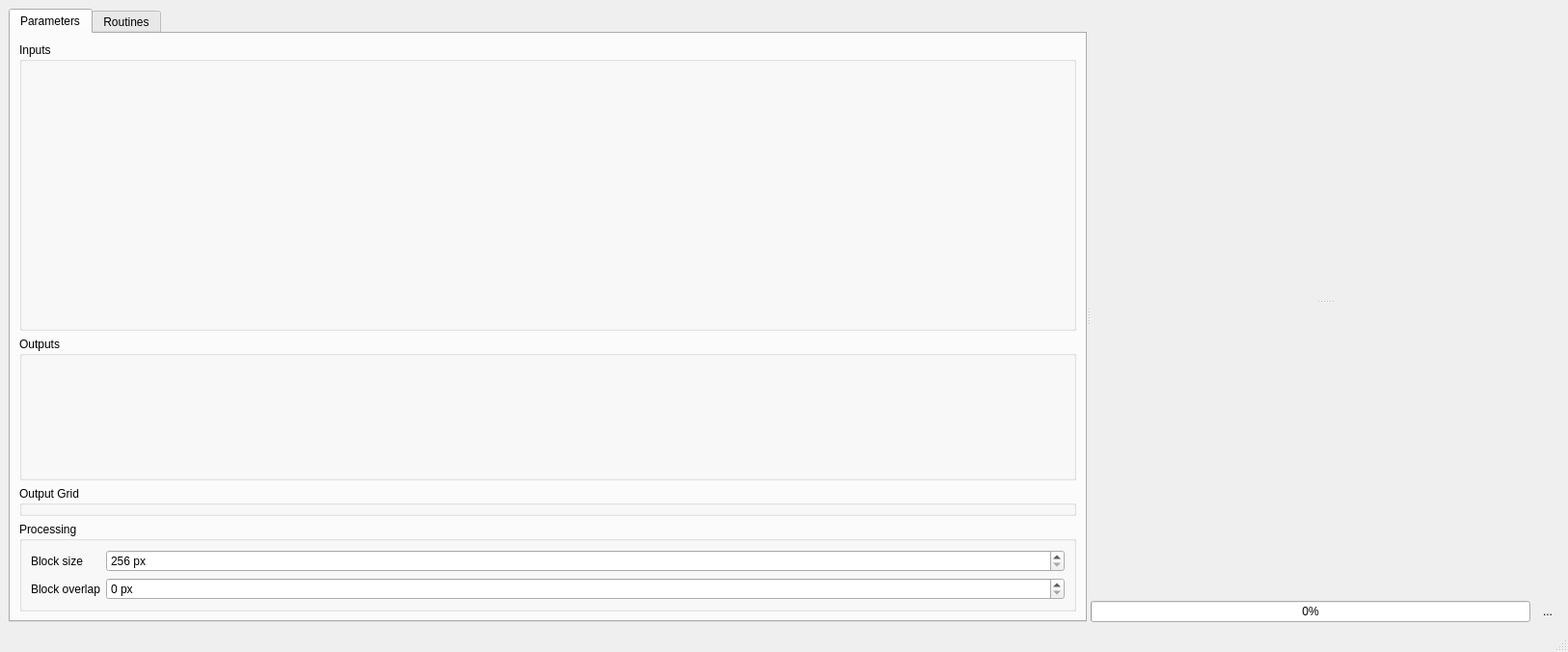
<?xml version='1.0' encoding='UTF-8'?>
<ui version="4.0">
 <class>MainWindow</class>
 <widget class="QMainWindow" name="MainWindow">
  <property name="geometry">
   <rect>
    <x>0</x>
    <y>0</y>
    <width>1626</width>
    <height>676</height>
   </rect>
  </property>
  <property name="windowTitle">
   <string>imageMath Calculator</string>
  </property>
  <property name="windowIcon">
   <iconset resource="../../ressources.qrc">
    <normaloff>:/imageMath/imagemathapp/icons/numpy.png</normaloff>:/imageMath/imagemathapp/icons/numpy.png</iconset>
  </property>
  <widget class="QWidget" name="centralwidget">
   <layout class="QVBoxLayout" name="verticalLayout_3">
    <item>
     <widget class="QSplitter" name="splitter_2">
      <property name="orientation">
       <enum>Qt::Horizontal</enum>
      </property>
      <widget class="QTabWidget" name="mTab">
       <property name="minimumSize">
        <size>
         <width>300</width>
         <height>0</height>
        </size>
       </property>
       <property name="currentIndex">
        <number>0</number>
       </property>
       <widget class="QWidget" name="tabLayers">
        <attribute name="title">
         <string>Parameters</string>
        </attribute>
        <layout class="QVBoxLayout" name="verticalLayout">
         <item>
          <widget class="QgsCollapsibleGroupBox" name="w1">
           <property name="sizePolicy">
            <sizepolicy vsizetype="Preferred" hsizetype="Preferred">
             <horstretch>0</horstretch>
             <verstretch>2</verstretch>
            </sizepolicy>
           </property>
           <property name="minimumSize">
            <size>
             <width>0</width>
             <height>0</height>
            </size>
           </property>
           <property name="title">
            <string>Inputs</string>
           </property>
           <layout class="QVBoxLayout" name="verticalLayout_4">
            <property name="spacing">
             <number>1</number>
            </property>
            <property name="leftMargin">
             <number>0</number>
            </property>
            <property name="topMargin">
             <number>11</number>
            </property>
            <property name="rightMargin">
             <number>0</number>
            </property>
            <property name="bottomMargin">
             <number>0</number>
            </property>
            <item>
             <widget class="InputList" native="true" name="uiInputs_">
              <property name="sizePolicy">
               <sizepolicy vsizetype="Preferred" hsizetype="Preferred">
                <horstretch>0</horstretch>
                <verstretch>2</verstretch>
               </sizepolicy>
              </property>
             </widget>
            </item>
           </layout>
          </widget>
         </item>
         <item>
          <widget class="QgsCollapsibleGroupBox" name="w2">
           <property name="sizePolicy">
            <sizepolicy vsizetype="Preferred" hsizetype="Preferred">
             <horstretch>0</horstretch>
             <verstretch>1</verstretch>
            </sizepolicy>
           </property>
           <property name="minimumSize">
            <size>
             <width>0</width>
             <height>0</height>
            </size>
           </property>
           <property name="title">
            <string>Outputs</string>
           </property>
           <layout class="QVBoxLayout" name="verticalLayout_5">
            <property name="spacing">
             <number>1</number>
            </property>
            <property name="leftMargin">
             <number>0</number>
            </property>
            <property name="topMargin">
             <number>11</number>
            </property>
            <property name="rightMargin">
             <number>0</number>
            </property>
            <property name="bottomMargin">
             <number>0</number>
            </property>
            <item>
             <widget class="OutputList" native="true" name="uiOutputs_">
              <property name="sizePolicy">
               <sizepolicy vsizetype="Preferred" hsizetype="Preferred">
                <horstretch>0</horstretch>
                <verstretch>1</verstretch>
               </sizepolicy>
              </property>
             </widget>
            </item>
           </layout>
          </widget>
         </item>
         <item>
          <widget class="QgsCollapsibleGroupBox" name="mGroupBox">
           <property name="sizePolicy">
            <sizepolicy vsizetype="Minimum" hsizetype="Preferred">
             <horstretch>0</horstretch>
             <verstretch>0</verstretch>
            </sizepolicy>
           </property>
           <property name="minimumSize">
            <size>
             <width>0</width>
             <height>0</height>
            </size>
           </property>
           <property name="title">
            <string>Output Grid</string>
           </property>
           <layout class="QVBoxLayout" name="verticalLayout_6">
            <property name="spacing">
             <number>1</number>
            </property>
            <property name="leftMargin">
             <number>0</number>
            </property>
            <property name="topMargin">
             <number>0</number>
            </property>
            <property name="rightMargin">
             <number>0</number>
            </property>
            <property name="bottomMargin">
             <number>0</number>
            </property>
            <item>
             <widget class="Grid" native="true" name="uiGrid_">
              <property name="sizePolicy">
               <sizepolicy vsizetype="Preferred" hsizetype="MinimumExpanding">
                <horstretch>0</horstretch>
                <verstretch>0</verstretch>
               </sizepolicy>
              </property>
             </widget>
            </item>
           </layout>
          </widget>
         </item>
         <item>
          <widget class="QgsCollapsibleGroupBox" name="mGroupBox_2">
           <property name="title">
            <string>Processing</string>
           </property>
           <layout class="QFormLayout" name="formLayout">
            <item column="1" row="1">
             <widget class="QSpinBox" name="uiBlockOverlap">
              <property name="suffix">
               <string> px</string>
              </property>
              <property name="maximum">
               <number>100</number>
              </property>
             </widget>
            </item>
            <item column="0" row="1">
             <widget class="QLabel" name="label">
              <property name="text">
               <string>Block overlap</string>
              </property>
             </widget>
            </item>
            <item column="0" row="0">
             <widget class="QLabel" name="label_2">
              <property name="text">
               <string>Block size</string>
              </property>
             </widget>
            </item>
            <item column="1" row="0">
             <widget class="QSpinBox" name="uiBlockSize">
              <property name="suffix">
               <string> px</string>
              </property>
              <property name="minimum">
               <number>256</number>
              </property>
              <property name="maximum">
               <number>999999999</number>
              </property>
              <property name="singleStep">
               <number>128</number>
              </property>
             </widget>
            </item>
           </layout>
          </widget>
         </item>
         <item>
          <spacer name="verticalSpacer">
           <property name="orientation">
            <enum>Qt::Vertical</enum>
           </property>
           <property name="sizeHint" stdset="0">
            <size>
             <width>0</width>
             <height>0</height>
            </size>
           </property>
          </spacer>
         </item>
        </layout>
       </widget>
       <widget class="QWidget" name="tabRoutines">
        <attribute name="title">
         <string>Routines</string>
        </attribute>
        <layout class="QVBoxLayout" name="verticalLayout_7">
         <item>
          <widget class="Routines" name="uiRoutines_">
           <attribute name="headerVisible">
            <bool>false</bool>
           </attribute>
           <column>
            <property name="text">
             <string notr="true">1</string>
            </property>
           </column>
          </widget>
         </item>
        </layout>
       </widget>
      </widget>
      <widget class="QWidget" native="true" name="widget">
       <property name="minimumSize">
        <size>
         <width>300</width>
         <height>0</height>
        </size>
       </property>
       <layout class="QVBoxLayout" name="verticalLayout_2">
        <item>
         <widget class="QSplitter" name="splitter">
          <property name="orientation">
           <enum>Qt::Vertical</enum>
          </property>
          <widget class="CodeEdit" native="true" name="uiCode_">
           <property name="sizePolicy">
            <sizepolicy vsizetype="Preferred" hsizetype="Preferred">
             <horstretch>0</horstretch>
             <verstretch>1</verstretch>
            </sizepolicy>
           </property>
          </widget>
          <widget class="WebLog" native="true" name="uiLog2_">
           <property name="sizePolicy">
            <sizepolicy vsizetype="Preferred" hsizetype="Preferred">
             <horstretch>0</horstretch>
             <verstretch>1</verstretch>
            </sizepolicy>
           </property>
          </widget>
         </widget>
        </item>
        <item>
         <layout class="QHBoxLayout" name="horizontalLayout_2">
          <item>
           <widget class="QProgressBar" name="uiProgressBar_">
            <property name="value">
             <number>0</number>
            </property>
            <property name="alignment">
             <set>Qt::AlignCenter</set>
            </property>
           </widget>
          </item>
          <item>
           <widget class="QToolButton" name="uiExecute_">
            <property name="text">
             <string>...</string>
            </property>
            <property name="icon">
             <iconset>
              <normaloff>:/images/themes/default/propertyicons/action.svg</normaloff>:/images/themes/default/propertyicons/action.svg</iconset>
            </property>
            <property name="iconSize">
             <size>
              <width>50</width>
              <height>50</height>
             </size>
            </property>
            <property name="autoRaise">
             <bool>true</bool>
            </property>
           </widget>
          </item>
         </layout>
        </item>
       </layout>
      </widget>
     </widget>
    </item>
   </layout>
  </widget>
  <widget class="QMenuBar" name="menubar">
   <property name="geometry">
    <rect>
     <x>0</x>
     <y>0</y>
     <width>1626</width>
     <height>21</height>
    </rect>
   </property>
  </widget>
  <widget class="QStatusBar" name="statusbar"/>
 </widget>
 <customwidgets>
  <customwidget>
   <class>QgsCollapsibleGroupBox</class>
   <extends>QGroupBox</extends>
   <header>qgis.gui</header>
   <container>1</container>
  </customwidget>
  <customwidget>
   <class>InputList</class>
   <extends>QWidget</extends>
   <header>enmapboxapplications.imagemathapp.core</header>
   <container>1</container>
  </customwidget>
  <customwidget>
   <class>OutputList</class>
   <extends>QWidget</extends>
   <header>enmapboxapplications.imagemathapp.core</header>
   <container>1</container>
  </customwidget>
  <customwidget>
   <class>Grid</class>
   <extends>QWidget</extends>
   <header>enmapboxapplications.imagemathapp.core</header>
   <container>1</container>
  </customwidget>
  <customwidget>
   <class>CodeEdit</class>
   <extends>QWidget</extends>
   <header>enmapboxapplications.imagemathapp.core</header>
   <container>1</container>
  </customwidget>
  <customwidget>
   <class>WebLog</class>
   <extends>QWidget</extends>
   <header>enmapboxapplications.imagemathapp.core</header>
   <container>1</container>
  </customwidget>
  <customwidget>
   <class>Routines</class>
   <extends>QTreeWidget</extends>
   <header>enmapboxapplications.imagemathapp.core</header>
  </customwidget>
 </customwidgets>
 <resources>
  <include location="../../ressources.qrc"/>
 </resources>
 <connections/>
</ui>
